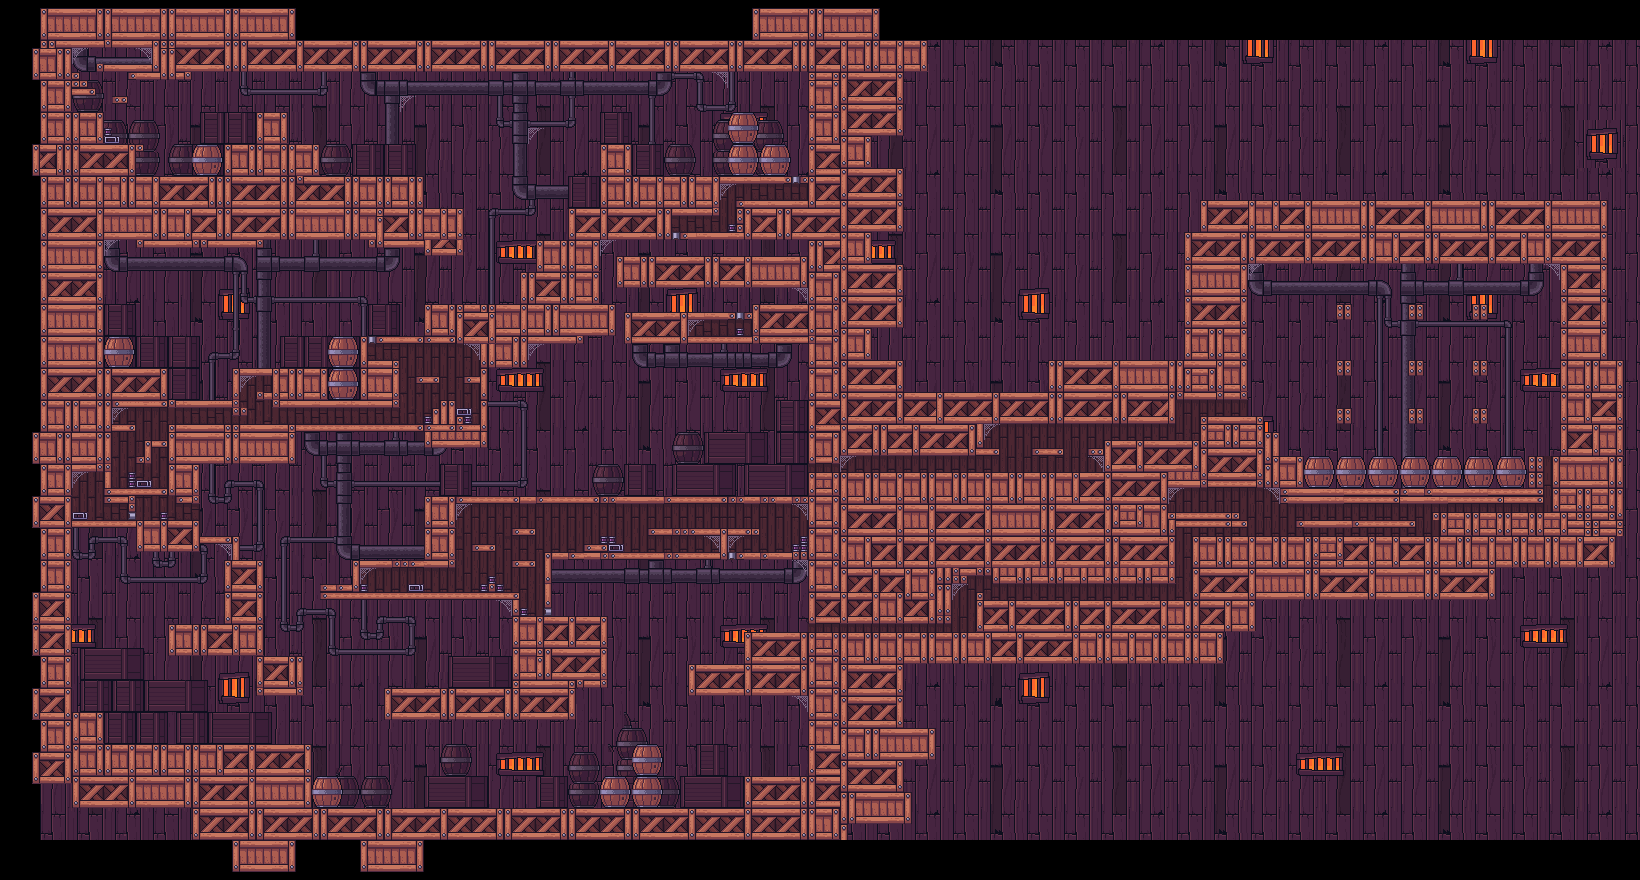

This is a level from a 2D game, rendered from its Tiled map with the project's own tilesets. A one-line summary and the map file follow, with tile-layer data summarised:
An orthogonal 205x110 tile map with 8x8 px tiles, 4 tile layers (BG1, BG2, platforms, overlay), 2 hidden layers not drawn.

<map version="1.0" orientation="orthogonal" width="205" height="110" tilewidth="8" tileheight="8">
 <tileset firstgid="1" name="Nook-Tileset" tilewidth="8" tileheight="8">
  <image source="Nook-Tileset.png" width="512" height="512" />
 </tileset>
 <layer name="BG1" width="205" height="110">
  <data>[22550 cells, 20000 non-empty, 596 distinct tile ids]</data>
 </layer>
 <layer name="BG2" width="205" height="110">
  <data>[22550 cells, 2089 non-empty, 109 distinct tile ids]</data>
 </layer>
 <layer name="platforms" width="205" height="110">
  <data>[22550 cells, 16534 non-empty, 251 distinct tile ids]</data>
 </layer>
 <layer name="overlay" width="205" height="110">
  <data>[22550 cells, 105 non-empty, 9 distinct tile ids]</data>
 </layer>
 <layer name="Collision" width="205" height="110" visible="0">
  <data>[22550 cells, 16739 non-empty, 2 distinct tile ids]</data>
 </layer>
 <layer name="Objects" width="205" height="110" visible="0">
  <data>[22550 cells, 292 non-empty, 6 distinct tile ids]</data>
 </layer>
</map>